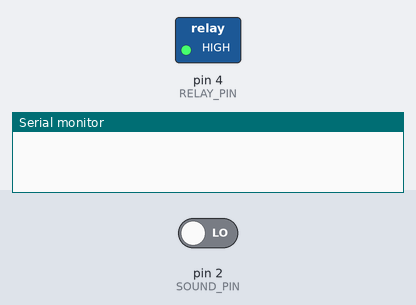
This sketch was run on a simulated Arduino Nano, built with avr-gcc and run on an emulated ATmega328P. On the bench: switched loads named in the sketch (green lamp = pin HIGH), the last lines printed to the serial monitor. Dashed ring = blinking. The test bench sets the inputs (shaded band); at power-on: pin 2 (SOUND_PIN) LOW.

Above: at 1.2 s.
1.3 s: pin 2 (SOUND_PIN) driven HIGH
At 1.5 s:
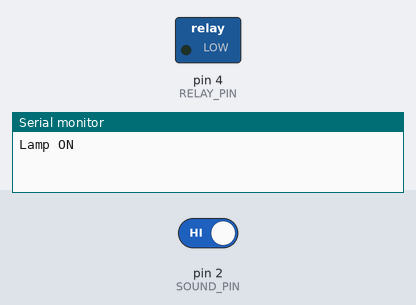
4.3 s: pin 2 (SOUND_PIN) driven LOW
At 4.3 s:
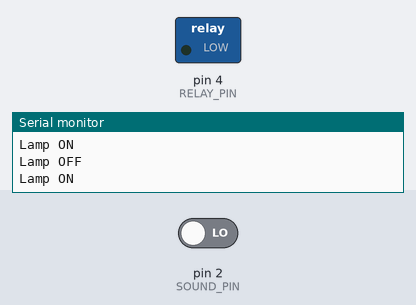
Timing chart, 0 to 7.3 s (numbered marks = the images above; inputs shaded):
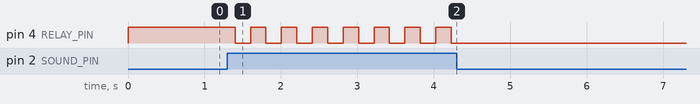

Measured:
- after the input at 1.3 s, pin 4 (RELAY_PIN): alternates HIGH for 0.20 s and LOW for 0.20 s, starting after 0.10 s
- after the input at 4.3 s, pin 4 (RELAY_PIN): stops changing and stays LOW

The sketch:

clap_switch.ino
```cpp
/*
  Sound-Activated Clap Switch
  -----------------------------
  Toggles a relay when it hears two claps in quick succession.
  Board: Arduino Nano.
*/

const uint8_t SOUND_PIN = 2;
const uint8_t RELAY_PIN = 4;

// Many cheap relay modules are active-LOW (LOW energizes the coil).
// Flip these two constants if your module works the opposite way.
const uint8_t RELAY_ON = LOW;
const uint8_t RELAY_OFF = HIGH;

const unsigned long CLAP_WINDOW_MS = 1000; // both claps must land inside this window
const unsigned long DEBOUNCE_MS = 100;     // ignore re-triggers within one "clap" event

bool relayState = false;
int clapCount = 0;
unsigned long firstClapTime = 0;
unsigned long lastPulseTime = 0;

void setup() {
  pinMode(SOUND_PIN, INPUT);
  pinMode(RELAY_PIN, OUTPUT);
  digitalWrite(RELAY_PIN, RELAY_OFF);
  Serial.begin(9600);
}

void loop() {
  if (digitalRead(SOUND_PIN) == HIGH) {
    unsigned long now = millis();

    if (now - lastPulseTime > DEBOUNCE_MS) { // treat this as a new, distinct clap
      lastPulseTime = now;

      if (clapCount == 0) {
        clapCount = 1;
        firstClapTime = now;
      } else if (now - firstClapTime <= CLAP_WINDOW_MS) {
        // Second clap arrived in time -- confirmed double-clap, toggle relay.
        toggleRelay();
        clapCount = 0;
      } else {
        // Too slow -- treat this pulse as a fresh "first clap" instead.
        clapCount = 1;
        firstClapTime = now;
      }
    }
  }

  // Reset a stale single clap that never got a follow-up.
  if (clapCount == 1 && millis() - firstClapTime > CLAP_WINDOW_MS) {
    clapCount = 0;
  }
}

void toggleRelay() {
  relayState = !relayState;
  digitalWrite(RELAY_PIN, relayState ? RELAY_ON : RELAY_OFF);
  Serial.println(relayState ? "Lamp ON" : "Lamp OFF");
}
```
